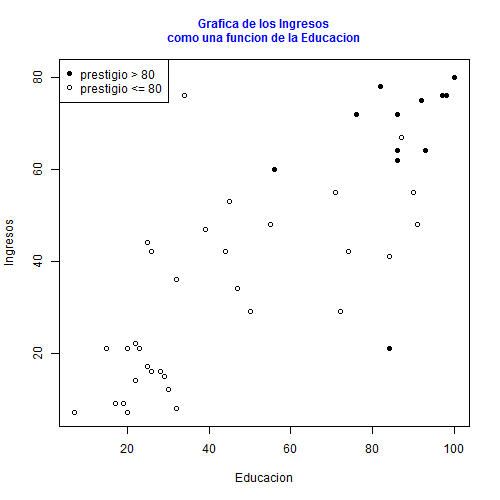

This chart was generated by the following R code:
# Nombre: Jesus Angel Condor Torres
# Respuesta 6.a: El codigo muestra la creacion de un archivo en formato tabla 
# llamada q5.txt y luego leer el archivo asigandolo  al objeto q5.dframe, para
# esto usamos el dataframe quakes

df <- quakes # Asignamos el dataframe quakes en df
df # Observamos por consola el dataframe df
m <- df$mag # Asignamos a m la columna mag
a <- m >= 5 # Asignamos "a" un valor logico
df1 <- df[a, ] # Asignamos a df1 los valores de la columna mag >= 5
write.table(df1,"q5.txt") # Creamos nuestro archivo q5.txt
q5.dframe <- read.table("q5.txt") # Creamos nuestro archivo q5.dframe a partir de 
q5.dframe # del archivo q5.txt y luego lo leemos con el archivo q5.dframe

# Respuesta 6.b: El codigo muestra una grafica y ciertas operaciones sobre esa 
# grafica y sus etiquetas en el grafico en base al dataframe Duncan que se 
# encuentra en el paquete car

install.packages("car")
library(car)
m <- Duncan
n <- Duncan$prestige
a <- n > 80
cota <- m[a,]
cota
cota1 <- m[!a,]
cota1
plot.new()
plot.window(range(Duncan$education), range(Duncan$income))
box()
axis(1)
axis(2)
help("points")
points(cota$education,cota$income, col = "black", pch =19)
points(cota1$education, cota1$income)
mtext("Educacion", side = 1, line = 3)
mtext("Ingresos", side = 2, line = 3)
mtext("Grafica de los Ingresos\ncomo una funcion de la Educacion", 
      side = 3,line = 1, font = 2, col = "blue")

# Para el segundo item agregaremos una leyenda y lo guardaremos en un archivo de
# extension .png de 500 x 500 pixeles
legend("topleft", 
        legend = c("prestigio > 80", "prestigio <= 80"),
        pch = c(19,1), pt.bg = c("black","white"))

# Para guardar el grafico en .png
png("Ejercicio6.png", width = 500, height = 500, units = "px")

library(car)
m <- Duncan
n <- Duncan$prestige
a <- n > 80
cota <- m[a,]
cota1 <- m[!a,]
plot.new()
plot.window(range(Duncan$education), range(Duncan$income))
box()
axis(1)
axis(2)
help("points")
points(cota$education,cota$income, col = "black", pch =19)
points(cota1$education, cota1$income)
mtext("Educacion", side = 1, line = 3)
mtext("Ingresos", side = 2, line = 3)
mtext("Grafica de los Ingresos\ncomo una funcion de la Educacion", 
      side = 3,line = 1, font = 2, col = "blue")

# Para el segundo item agregaremos una leyenda y lo guardaremos en un archivo de
# extension .png de 500 x 500 pixeles
legend("topleft", 
       legend = c("prestigio > 80", "prestigio <= 80"),
       pch = c(19,1), pt.bg = c("black","white"))

dev.off()

# Respuesta 6.c: El codigo muestra la creacion de un archivo Ejercicio_df.txt en 
# base a una lista llamada exer, la cual contiene los dataframe quakes, q5.dframe 
# y Duncan, luego leeremos el archivo Ejercicio_df.txt a traves de un objeto 
# llamado lista.de.dataframe

quakes # Los dataframe quakes y q5.dframe se utilizaran en junto con el dataframe
q5.dframe # Duncan y uniremos estos tres ultimos en una lista llamada exer
library(car) # Iniciamos el paquete car para llamar el dataframe Duncan
exer <- list(df = quakes,df1 = q5.dframe,df2 = Duncan)# Iniciamos la lista exer
exer # Mostramos por consola la lista exer 
m <- merge(exer$df,exer$df1) # Concatenamos los dataframe qakes y q5.dframe y lo 
n <- merge(m,exer$df2) # asignamos a m, luego concatenamos m y Duncan y lo  
write.table(n,"Ejercicio_df.txt") # asignamos a n, finalmente guardamos esto en
lista.de.dataframes <- read.table("Ejercicio_df.txt")# un archivo llamado
lista.de.dataframes # Ejercicio_df.txt, finalmente leemos el archivo 
                    # Ejercicio_df.txt por medio de la funcion read.table y lo
                    # asignamos a lista.data.frames para despues mostrarlo por
                    # consola.